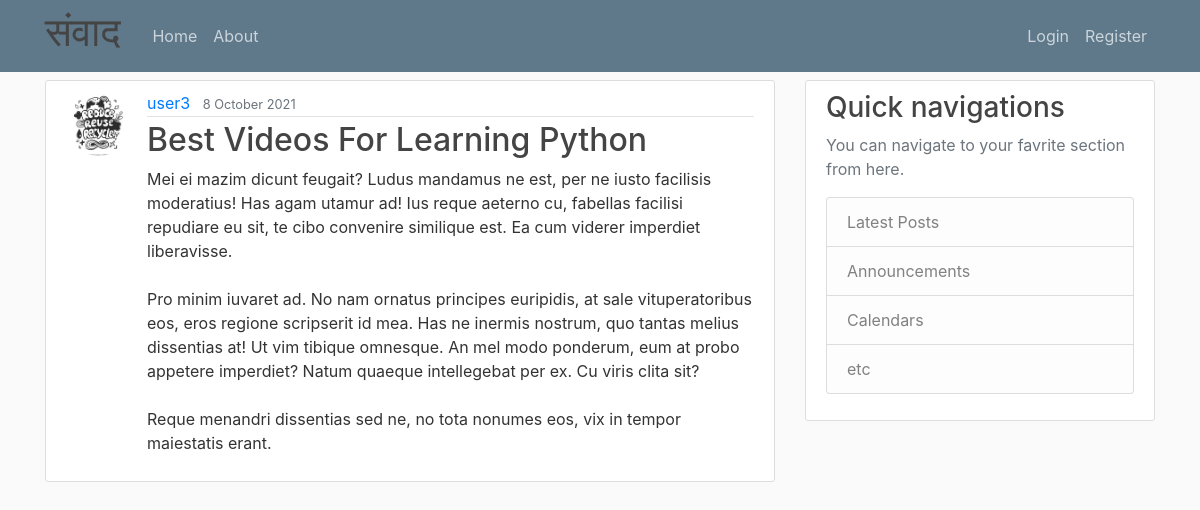
The app's page /post/37 with its own data.
### blog/models.py (models this page shows, shortened)
class Post(models.Model):
    title = models.CharField(max_length=100)
    content = models.TextField()
    date_posted = models.DateTimeField(default=timezone.now)
    author = models.ForeignKey(User, on_delete=models.CASCADE)

### users/models.py (models this page shows, shortened)
class Profile(models.Model):
    user = models.OneToOneField(User, on_delete=models.CASCADE)
    image = models.ImageField(default='default.jpg', upload_to='profile_pics')

### blog/views.py (the view)
# urls.py: path('post/<int:pk>', PostDetailView.as_view(), name='post-detail'),
class PostDetailView(DetailView):
    model = Post

### blog/templates/blog/Post_detail.html (shortened to what this page needs)
{% extends "blog/base.html" %}
{% block content %}
<article class="media content-section">
    <img class="rounded-circle article-img" src="{{ object.author.profile.image.url }}">
  <div class="media-body">
    <div class="article-metadata">
      <a class="mr-2" href="{% url 'user-posts' object.author.username %}">{{ object.author }}</a>
      <small class="text-muted">{{ object.date_posted|date:"j F Y" }}</small>
    </div>
    <h2>{{ post.title }}</h2>
    <p class="article-content">{{ object.content }}</p>
  </div>
</article>
{% endblock content %}

### blog/static/blog/main.css (style rules this page uses)
body { background: #fafafa; color: #333333; margin-top: 5rem; }
h1, h2, h3, h4, h5, h6 { color: #444444; }
.content-section { background: #ffffff; padding: 10px 20px; border: 1px solid #dddddd; border-radius: 3px; margin-bottom: 20px; }
.article-content { white-space: pre-line; }
.article-img { height: 65px; width: 65px; margin-right: 16px; }
.article-metadata { padding-bottom: 1px; margin-bottom: 4px; border-bottom: 1px solid #e3e3e3 }

### records on screen
Post: author.profile.image (picture), author "user3", date_posted "8 October 2021", title "Best Videos For Learning Python", content "Mei ei mazim dicunt feugait? Ludus mandamus ne est, per ne iusto facilisis moderatius! Has agam utamur ad! Ius reque aeterno cu, fabellas facilisi repudiare eu sit, te cibo convenire similique est. Ea cum viderer imperdiet liberavisse. Pro minim iuvaret ad. No nam ornatus principes euripidis, at sale vituperatoribus eos, eros regione scripserit id mea. Has ne inermis nostrum, quo tantas melius dissentias at! Ut vim tibique omnesque. An mel modo ponderum, eum at probo appetere imperdiet? Natum quaeque intellegebat per ex. Cu viris clita sit? Reque menandri dissentias sed ne, no tota nonumes eos, vix in tempor maiestatis erant."
